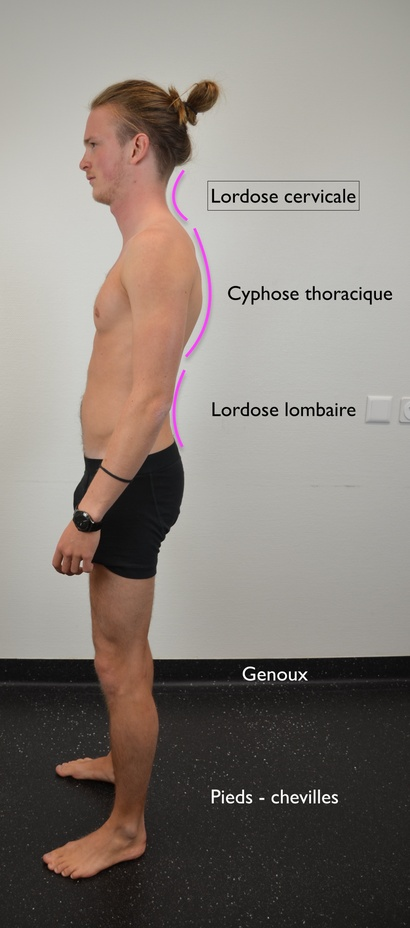
#> input picture CS/04_Skills_Examen/MSQ_Rachis/RMS/Courbure de la colonne vertébrale.jpg, 410 x 928 px, shrunk from 2021 x 4574 before the run, found by its file name
$ python crop_auto_rachis.py
#> lines starting #> are read from the running program, lines starting #| are printed output that depends on the picture
"""Recadre les photos cliniques en détectant le mur uniforme.

Réutilise l'algo calibré sur le dossier GALS (même salle, même mur clair).
Exclut les schémas anatomiques et les PNGs composites déjà retravaillés.
"""

from PIL import Image, ImageStat
from pathlib import Path

SOURCE_DIR = Path(__file__).parent
OUT_DIR = SOURCE_DIR / "cropped"
OUT_DIR.mkdir(exist_ok=True)

STDDEV_LOW = 14
STDDEV_HIGH = 28
MARGIN_PCT = 0.08
STEP = 4

# Photos cliniques 4928×3264 ou 4032×3024 — toutes prises dans la même salle
TARGETS = [
    "Courbure de la colonne vertébrale.jpg",
    "Palpation de la colonne sacro-iliaque.jpg",
    "Palpation des processus épineux.jpg",
    "Percussion de la colonne vertébrale.jpg",
    "Test de Bragard.jpg",
    "Test de Lasègue inversé.jpg",
    "Test de Lasègue.jpg",
    "Test de Spurling.jpg",
]


def find_content_bounds(img: Image.Image, low: float, high: float, step: int):
    gray = img.convert("L")
    hsv_sat = img.convert("HSV").getchannel("S")  # canal saturation
    w, h = gray.size

    def row_stddev(g, y, gw):
        return ImageStat.Stat(g.crop((0, y, gw, y + 1))).stddev[0]

    top = 0
    for y in range(0, h, step):
        if row_stddev(gray, y, w) > low:
            top = max(0, y - step)
            break
    bottom = h
    for y in range(h - 1, -1, -step):
        if row_stddev(gray, y, w) > low:
            bottom = min(h, y + step)
            break

    sub_gray = gray.crop((0, top, w, bottom))
    sub_sat = hsv_sat.crop((0, top, w, bottom))
    sub_h = bottom - top
    n_windows = 10
    win_h = sub_h // n_windows
    DARK_MEAN = 80
    BAND = 8
    RANGE_THRESHOLD = 70
    SAT_THRESHOLD = 100  # pixel coloré (flèche d'annotation)
    MIN_MATCHING_WINDOWS = 3

    def col_has_content(x: int) -> bool:
        x0 = max(0, x - BAND // 2)
        x1 = min(w, x0 + BAND)
        gcol = sub_gray.crop((x0, 0, x1, sub_h))
        scol = sub_sat.crop((x0, 0, x1, sub_h))
        n_match = 0
        for i in range(n_windows):
            gw_ = gcol.crop((0, i * win_h, x1 - x0, (i + 1) * win_h))
            sw_ = scol.crop((0, i * win_h, x1 - x0, (i + 1) * win_h))
            # Détection par saturation : pixel coloré présent → flèche
            if sw_.getextrema()[1] > SAT_THRESHOLD:
                n_match += 1
                continue
            stat = ImageStat.Stat(gw_)
            if stat.mean[0] < DARK_MEAN:
                continue
            lo, hi = gw_.getextrema()
            if hi - lo > RANGE_THRESHOLD:
                n_match += 1
        return n_match >= MIN_MATCHING_WINDOWS

    left = 0
    for x in range(0, w, step):
        if col_has_content(x):
            left = max(0, x - step)
            break
    right = w
    for x in range(w - 1, -1, -step):
        if col_has_content(x):
            right = min(w, x + step)
            break

    return left, top, right, bottom


def add_margin(box, w, h, pct):
    left, top, right, bottom = box
    mx = int(w * pct)
    my = int(h * pct)
    return (
        max(0, left - mx),
        max(0, top - my),
        min(w, right + mx),
        min(h, bottom + my),
    )


def process(filename: str):
    src = SOURCE_DIR / filename
    if not src.exists():
        print(f"  ✗ introuvable: {filename}")
        return

    img = Image.open(src)
    w, h = img.size
    raw_box = find_content_bounds(img, STDDEV_LOW, STDDEV_HIGH, STEP)
    rw, rh = raw_box[2] - raw_box[0], raw_box[3] - raw_box[1]

    # Garde sur la box DÉTECTÉE (avant marge) : la marge peut gonfler
    # artificiellement et masquer un échec de détection.
    max_ratio = max(rw / w, rh / h)
    area_ratio = (rw * rh) / (w * h)
    too_aggressive = max_ratio < 0.5 or area_ratio < 0.20

    box = add_margin(raw_box, w, h, MARGIN_PCT)
    bw, bh = box[2] - box[0], box[3] - box[1]
    saved_pct = 100 * (1 - (bw * bh) / (w * h))
    if too_aggressive:
        print(f"  ⚠ {filename}  crop suspect ({saved_pct:.0f}% perdus) — ignoré")
        return

    # Si réduction négligeable, ne rien sauvegarder
    if saved_pct < 3:
        print(f"  · {filename}  déjà serré ({saved_pct:.1f}%) — ignoré")
        return

    cropped = img.crop(box)
    out_path = OUT_DIR / filename
    cropped.save(out_path, quality=92)
    cw, ch = cropped.size
    print(f"  ✓ {filename}  {w}x{h} → {cw}x{ch}  (-{saved_pct:.1f}%)")


if __name__ == "__main__":
    print(f"Sortie : {OUT_DIR}")
    for name in TARGETS:
        process(name)
#> in process, img is the input picture: PIL image 410x928 RGB; mean R, G, B 136.4, 128.3, 121.8
#> in find_content_bounds, `gray = img.convert("L")`:
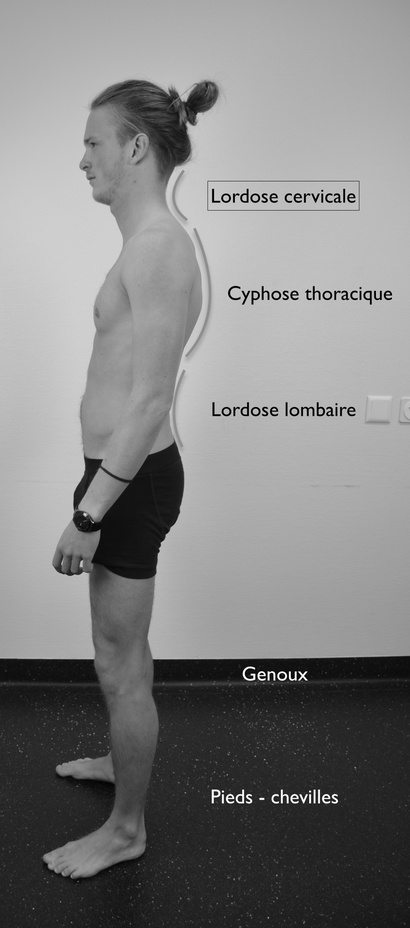
#> gray: PIL image 410x928 L; min 0, max 255, mean 130
#> in find_content_bounds, `hsv_sat = img.convert("HSV").getchannel("S")`:
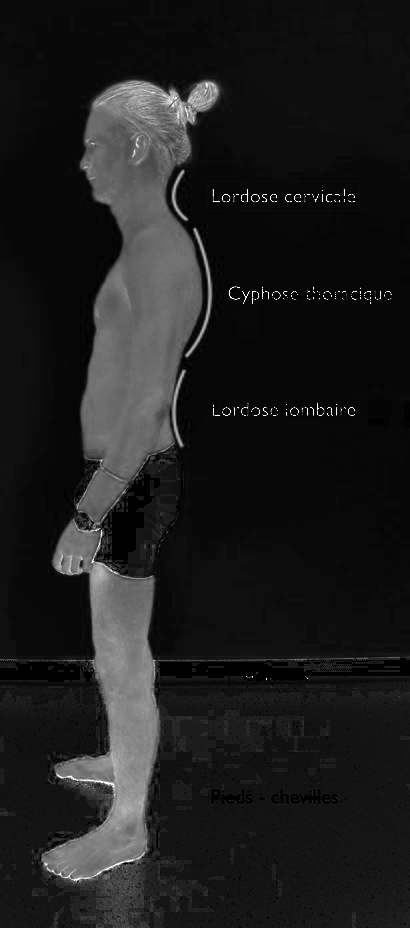
#> hsv_sat: PIL image 410x928 L; min 0, max 255, mean 29.6
#> the loop in find_content_bounds, `for y in range(0, h, step):` made 21 passes
#> top on pass 21: 76
#> the loop in find_content_bounds, `for y in range(h - 1, -1, -step):` made 14 passes
#> bottom on pass 14: 879
#> in find_content_bounds, `sub_gray = gray.crop((0, top, w, bottom))`:
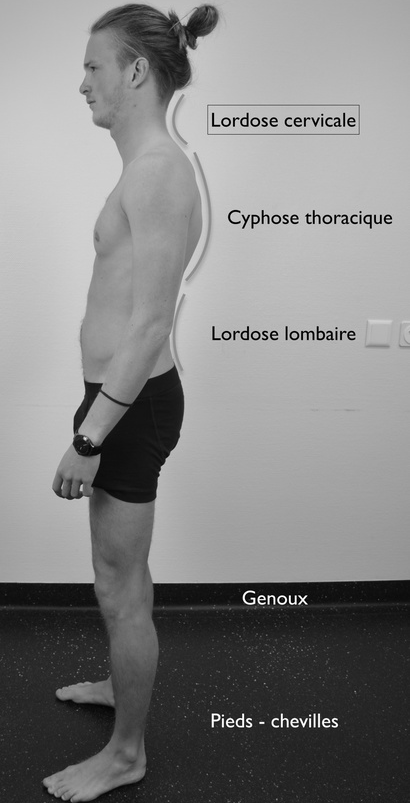
#> sub_gray: PIL image 410x803 L; min 0, max 255, mean 131.9
#> in find_content_bounds, `sub_sat = hsv_sat.crop((0, top, w, bottom))`:
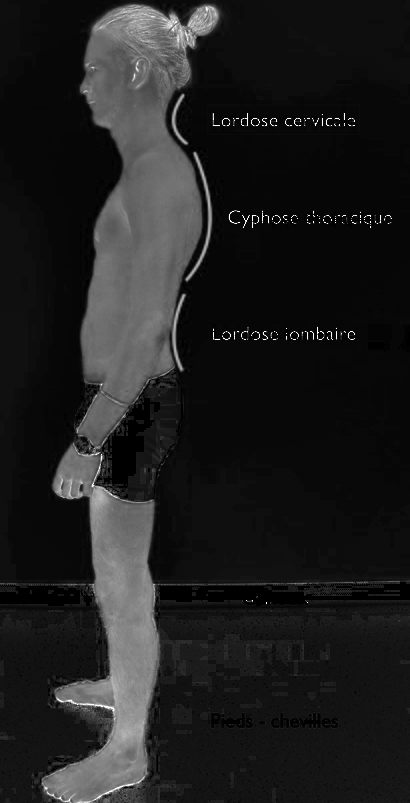
#> sub_sat: PIL image 410x803 L; min 0, max 255, mean 31.4
#> in find_content_bounds, `sub_h = bottom - top`: sub_h = 803
#> in find_content_bounds, `win_h = sub_h // n_windows`: win_h = 80
#> in process, `raw_box = find_content_bounds(img, STDDEV_LOW, STDDEV_HIGH, STEP)`: raw_box = (48, 76, 365, 879)
#> in process, `rw, rh = raw_box[2] - raw_box[0], raw_box[3] - raw_box[1]`: rw = 317; rh = 803
#> in process, `max_ratio = max(rw / w, rh / h)`: max_ratio = 0.865
#> in process, `area_ratio = (rw * rh) / (w * h)`: area_ratio = 0.669
#> in process, `too_aggressive = max_ratio < 0.5 or area_ratio < 0.20`: too_aggressive = False
#> in add_margin, `left, top, right, bottom = box`: left = 48; top = 76; right = 365; bottom = 879
#> in process, `box = add_margin(raw_box, w, h, MARGIN_PCT)`: box = (16, 2, 397, 928)
#> in process, `bw, bh = box[2] - box[0], box[3] - box[1]`: bw = 381; bh = 926
#> in process, `saved_pct = 100 * (1 - (bw * bh) / (w * h))`: saved_pct = 7.27
#> in process, `cropped = img.crop(box)`:
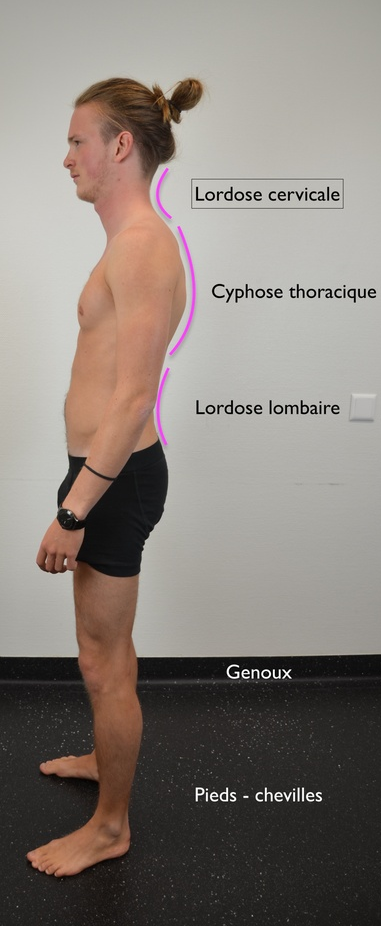
#> cropped: PIL image 381x926 RGB; mean R, G, B 136.3, 127.7, 121.1
#|   ✓ Courbure de la colonne vertébrale.jpg  410x928 → 381x926  (-7.3%)
#> pass 2 of the loop `for name in TARGETS:`:
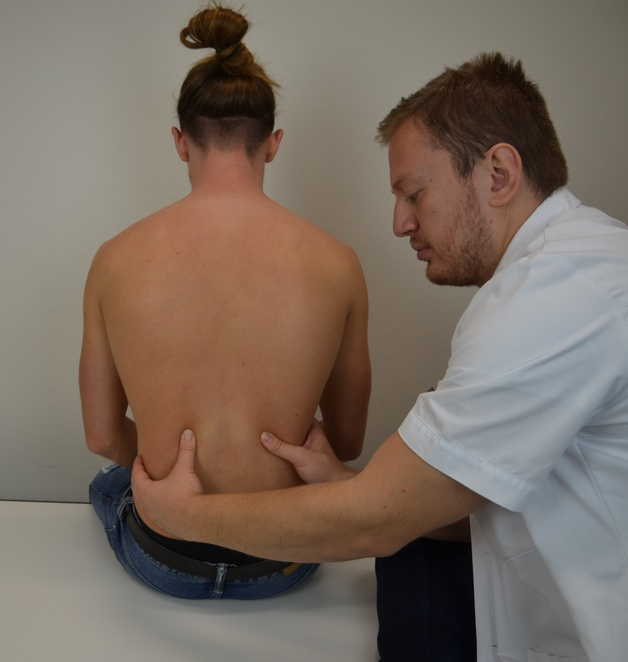
#> input picture CS/04_Skills_Examen/MSQ_Rachis/RMS/Palpation de la colonne sacro-iliaque.jpg, 628 x 662 px, shrunk from 3095 x 3264 before the run, found by its file name
#> in process, img is the input picture: PIL image 628x662 RGB; mean R, G, B 121.6, 107.7, 96.7
#> gray: PIL image 628x662 L
#> hsv_sat: PIL image 628x662 L
#> the loop in find_content_bounds (call 2), `for y in range(0, h, step):` made 3 passes
#> top on pass 3: 4
#> the loop in find_content_bounds (call 2), `for y in range(h - 1, -1, -step):` made 1 pass
#> bottom on pass 1: 662
#> sub_gray: PIL image 628x658 L
#> in find_content_bounds (call 2), `sub_sat = hsv_sat.crop((0, top, w, bottom))`:
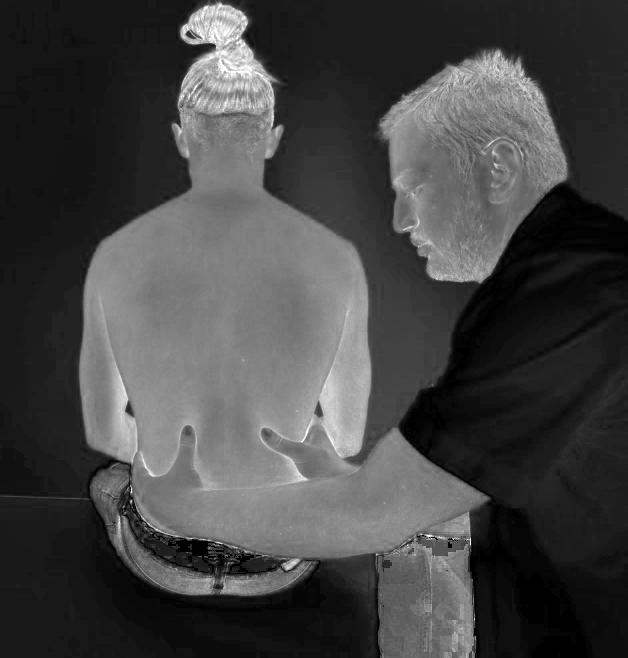
#> sub_sat: PIL image 628x658 L; min 0, max 255, mean 68.1
#> sub_h = 658
#> win_h = 65
#> raw_box = (76, 4, 551, 662)
#> rw = 475; rh = 658
#> max_ratio = 0.994
#> area_ratio = 0.752
#> box = (26, 0, 601, 662)
#> bw = 575; bh = 662
#> saved_pct = 8.44
#> in process (call 2), `cropped = img.crop(box)`:
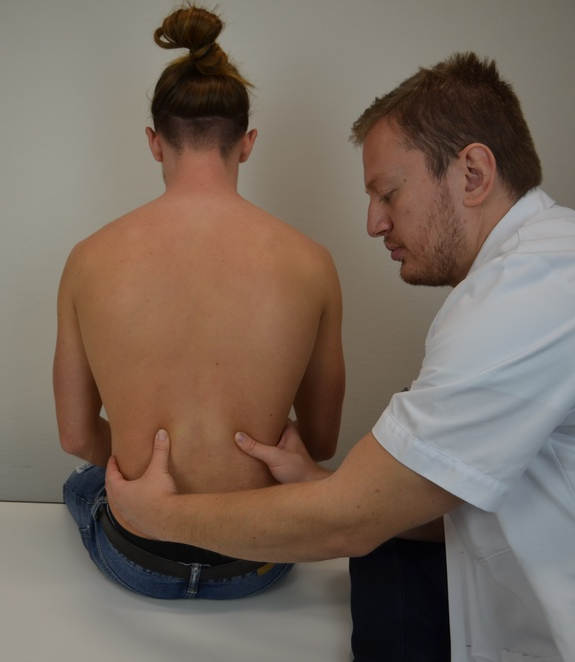
#> cropped: PIL image 575x662 RGB; mean R, G, B 120.3, 105.1, 93.6
#|   ✓ Palpation de la colonne sacro-iliaque.jpg  628x662 → 575x662  (-8.4%)
#> pass 3 of the loop `for name in TARGETS:`:
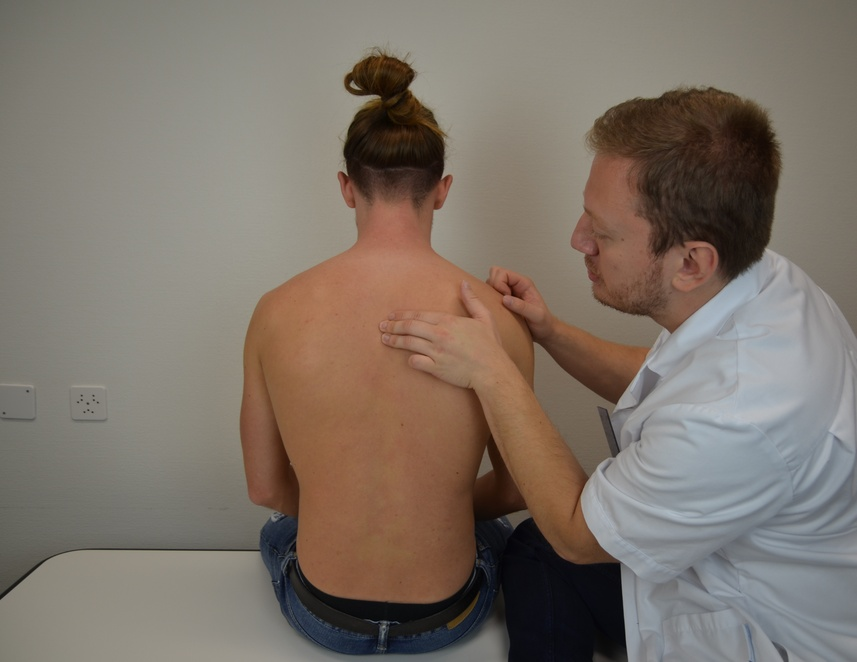
#> input picture CS/04_Skills_Examen/MSQ_Rachis/RMS/Palpation des processus épineux.jpg, 857 x 662 px, shrunk from 4223 x 3264 before the run, found by its file name
#> in process, img is the input picture: PIL image 857x662 RGB; mean R, G, B 125.3, 114.5, 104.4
#> gray: PIL image 857x662 L
#> hsv_sat: PIL image 857x662 L
#> the loop in find_content_bounds (call 3), `for y in range(0, h, step):` made 15 passes
#> top on pass 15: 52
#> the loop in find_content_bounds (call 3), `for y in range(h - 1, -1, -step):` made 1 pass
#> sub_gray: PIL image 857x610 L
#> in find_content_bounds (call 3), `sub_sat = hsv_sat.crop((0, top, w, bottom))`:
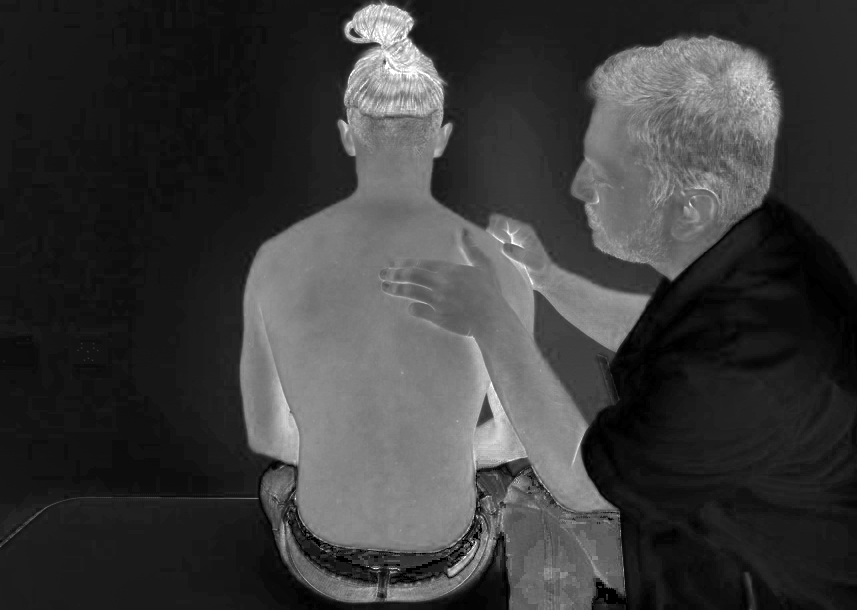
#> sub_sat: PIL image 857x610 L; min 0, max 255, mean 58.9
#> sub_h = 610
#> win_h = 61
#> raw_box = (236, 52, 784, 662)
#> rw = 548; rh = 610
#> max_ratio = 0.921
#> area_ratio = 0.589
#> box = (168, 0, 852, 662)
#> bw = 684
#> saved_pct = 20.19
#> in process (call 3), `cropped = img.crop(box)`:
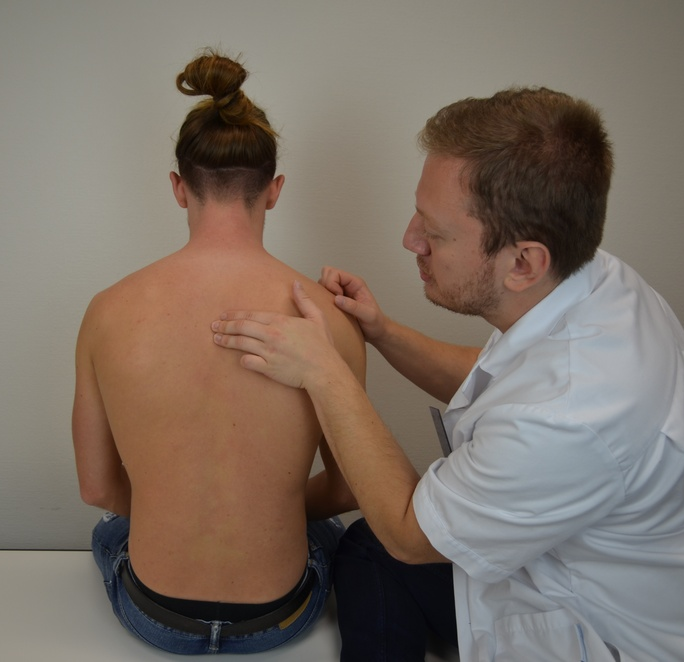
#> cropped: PIL image 684x662 RGB; mean R, G, B 124, 111, 100.5
#|   ✓ Palpation des processus épineux.jpg  857x662 → 684x662  (-20.2%)
#> the loop made 8 passes; the first 3 are shown
